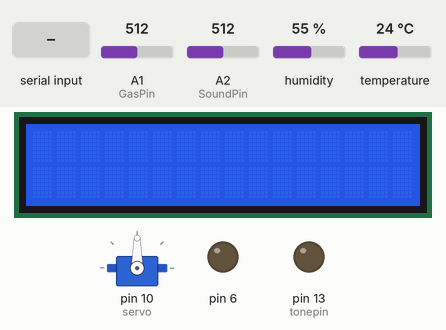
Simulated run of this sketch. Board: Arduino Uno, built with avr-gcc and run on an emulated ATmega328P. Parts: servo, 16×2 character LCD, output pins drawn as LEDs (lit = HIGH). The inputs (shaded band) are chosen by the test bench; at power-on: A1 (GasPin) = 512, A2 (SoundPin) = 512, humidity 55 %, temperature 24 °C. What the sketch prints to the serial monitor is not drawn.

Above: at 1.2 s.
1.3 s: "5\n" received over the second serial link
At 3.4 s:
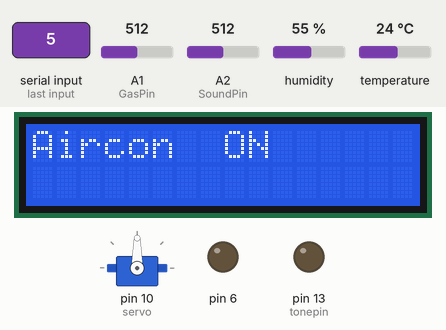
3.7 s: "5\n" received over the second serial link
At 5.5 s:
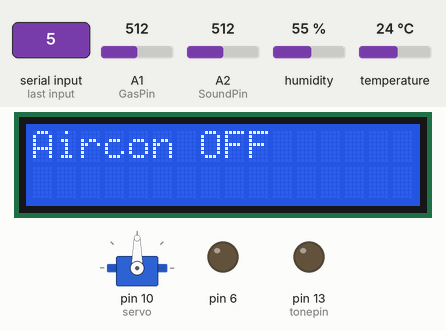
5.8 s: "90,45\n" received over the second serial link
At 10.1 s:
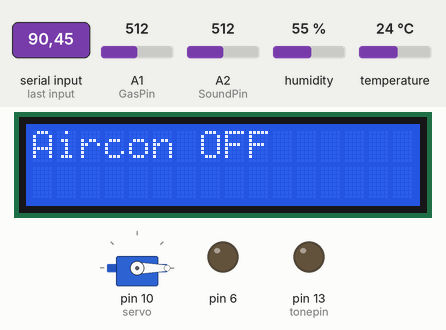
Timing chart, 0 to 25.8 s (numbered marks = the images above; inputs shaded):
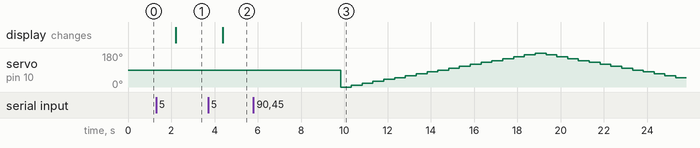

The sketch:

jahyun_final_bt_test.ino
```cpp
#include <Adafruit_Sensor.h>   // dht 라이브러리 오류 방지용
#include <DHT.h> // DHT라이브러리 포함
#include <LiquidCrystal.h>
#include <SoftwareSerial.h>
#include <Servo.h>

#define BT_RXD 7
#define BT_TXD 8
SoftwareSerial bluetooth(BT_RXD, BT_TXD);

byte buffer[1024];  // 데이터 수신 버퍼
int bufferPosition;   // 시리얼 모니터 초기화

Servo servo;

int GasPin = A1;  // MQ7 일산화탄소 센서 데이터 핀 A1 에 연결
int dhtPin = A0; // DHT11 온습도 센서 데이터 핀 A0 에 연결
int SoundPin = A2;  // LM393 소리감지 센서 데이터 핀 A2 에 연결

DHT dht(dhtPin,DHT11);

const int rs = 12, en = 11, d4 = 5, d5 = 4, d6 = 3, d7 = 2;
LiquidCrystal lcd(rs, en, d4, d5, d6, d7);

int temp_alarm = 0;   // 온도 경고 변수
int humi_alarm = 0;   // 습도 경고 변수
int gas_threshold = 65;   // 가스 경고 판단 변수

bool isDangerGas = false;  // 가스 판단?
bool isBabyCry = false;  // 소리 감지 울음 판단?


//Speaker
//음계 설정
#define NOTE_C5  523   //do
#define NOTE_D5  587   //re
#define NOTE_E5  659   //mi
#define NOTE_F5  698   //pa
#define NOTE_G5  784   //sol
#define NOTE_A5  880   //la
#define NOTE_B5  988   //si
#define NOTE_C6  1047  //do

int tonepin = 13;

//3bears
int melody_3bears[] = {
NOTE_C5,NOTE_C5,NOTE_C5,NOTE_C5,NOTE_C5,               //?????
NOTE_E5,NOTE_G5,NOTE_G5,NOTE_E5,NOTE_C5,               //?????
NOTE_G5,NOTE_G5,NOTE_E5,NOTE_G5,NOTE_G5,NOTE_E5,       //??????
NOTE_C5,NOTE_C5,NOTE_C5,                               //???
NOTE_G5,NOTE_G5,NOTE_E5,NOTE_C5,                       //????
NOTE_G5,NOTE_G5,NOTE_G5,                               //???
NOTE_G5,NOTE_G5,NOTE_E5,NOTE_C5,                       //????
NOTE_G5,NOTE_G5,NOTE_G5,                               //???
NOTE_G5,NOTE_G5,NOTE_E5,NOTE_C5,                       //????
NOTE_G5,NOTE_G5,NOTE_G5,NOTE_A5,NOTE_G5,               //?????
NOTE_C6,NOTE_G5,NOTE_C6,NOTE_G5,                       //????
NOTE_E5,NOTE_D5,NOTE_C5                                //???
};
int tempo_3bears[]={
4,8,8,4,4,
4,8,8,4,4,
8,8,4,8,8,4,
4,4,2,
4,4,4,4,
4,4,2,
4,4,4,4,
4,4,2,
4,4,4,4,
8,8,8,8,2,
4,4,4,4,
4,4,2
};

//school bell
int melody_school[]={
NOTE_G5, NOTE_G5, NOTE_A5, NOTE_A5, NOTE_G5, NOTE_G5, NOTE_E5,   //???????
NOTE_G5, NOTE_G5, NOTE_E5, NOTE_E5, NOTE_D5,                     //?????
NOTE_G5, NOTE_G5, NOTE_A5, NOTE_A5, NOTE_G5, NOTE_G5, NOTE_E5,   //???????
NOTE_G5, NOTE_E5, NOTE_D5, NOTE_E5,NOTE_C5                      //?????
};

int tempo_school[]={
  4, 4, 4, 4, 4, 4, 4,
  4, 4, 4, 4, 4,
  4, 4, 4, 4, 4, 4, 4,
  4, 4, 4, 4, 4
  };


//무드등, 에어컨, 가습기 온오프?
bool isOnLight = false;
bool isOnAir = false;
bool isOnHumi = false;


void setup() {
  Serial.begin(9600);
  bluetooth.begin(9600);
  bufferPosition = 0;

  dht.begin();
  pinMode(6, OUTPUT);
  servo.attach(10);
  pinMode(tonepin, OUTPUT);

  pinMode(GasPin, INPUT);
  pinMode(SoundPin, INPUT);
  lcd.begin(16, 2);
}


void loop() {

  int val = 0;


  int temp = dht.readTemperature();  // 온도값 저장
  int humi = dht.readHumidity();  // 습도값 저장
  int gas = analogRead(GasPin);  // 가스값 저장
  int sound = analogRead(SoundPin);

  /* each value means
   * 1. 곰세마리
   * 2. 학교종
   * 3. 무드등 ->8
   * 4. 모빌 ->4    모터는 언제 끌건지 결정해야 합니다
   * 5. LCD 에어컨
   * 6. LCD 가습기
   */

  if (bluetooth.available()) {
    Serial.println("BLUETOOTH IS ON!!!!!!!!!!!!");
    byte data = bluetooth.read();
    val = data - 48;

//play the music
if(val == 1){ //곰세마리 음악 재생
  for (int i = 0; i < 19; i++) {
    int Durations = 1000/tempo_3bears[i];    // calculate sound length
    tone(tonepin, melody_3bears[i], Durations);
    int pauseBetweenNotes = Durations *1.3 ;
    delay(pauseBetweenNotes);
    noTone(tonepin);
  }
}
else if(val==2){  //학교 종이 땡땡땡 음악 재생
  for (int i = 0; i < 24; i++) {
    int Durations = 1000/tempo_school[i];    // calculate sound length
    tone(tonepin, melody_school[i], Durations);
    int pauseBetweenNotes = Durations *1.3 ;
    delay(pauseBetweenNotes);
    noTone(tonepin);
  }
}
else if(val==3){//무드등
  if(isOnLight==false){
    analogWrite(6, 255);
    isOnLight=true;
  }
  else{
    analogWrite(6, 0);
    isOnLight=false;
  }
}else if(val==4){ //모빌
  for(int angle = 0; angle<180; angle+=10){
    servo.write(angle);
    delay(500);
  }
  for(int angle = 180; angle>0; angle-=10){
    servo.write(angle);
    delay(500);
  }
}
else if(val==5){//에어컨
  lcd.setCursor(0,0);
  if(isOnAir==false){
    lcd.print("Aircon  ON");
    isOnAir=true;
  }
  else{
    lcd.print("Aircon OFF");
    isOnAir=false;
  }
}
else if(val==6){//가습기
  lcd.setCursor(0,1);
  if(isOnHumi==false){
    lcd.print("Humi  ON");
    isOnHumi=true;
  }
  else{
    lcd.print("Humi OFF");
    isOnHumi=false;
  }
}
  }

  // 센서 (온습도, 가스, 사운드) 측정
  Serial.print("temp: ");
  Serial.print(temp);
  Serial.print(" , ");
  Serial.print(" humi: ");
  Serial.print(humi);
  Serial.print(" gas: ");
  Serial.print(gas);
  Serial.print(" , ");
  Serial.print(" sound: ");
  Serial.println(sound);


  // 온습도 판별 value 값 의미
  /* 1. 적정
   * 2. 주의
   * 3. 위험
   */

  // 온도 판별
  if(temp<22 || temp>30 ){  // [온도] 22 미만 30 초과  : 3. 위험
    temp_alarm=3;
    }
    else if(temp<24 || temp>28){   // [온도]  22~24 || 28~30  : 2. 주의
    temp_alarm=2;
    }
    else{   // [온도]  24~28 : 1. 적정
      temp_alarm=1;
      }
   Serial.print(" temp_alarm:");
   Serial.println(temp_alarm);

  // 습도 판별
  if(humi<45 || humi>70){  // [습도] 45 미만 70 초과  : 3.위험
    humi_alarm=3;
    }
    else if(humi<50 || humi>60){   // [습도] 45~50 || 60~70  : 2.주의
      humi_alarm=2;
    }
    else{   // [습도] 50~60  : 1.적정
      humi_alarm=1;
      }
   Serial.print("humi_alarm: ");
   Serial.println(humi_alarm);

  // 가스 판별
  if(gas > gas_threshold){
    isDangerGas = true;
    Serial.println("In Danger Of GAS!!!!");  // 위험
  }
  else{
    isDangerGas = false;
    Serial.println("In Safe of GAS~");   // 안전
  }

  // 소리 감지

  if (sound > 35){
    isBabyCry = true;
    Serial.println("Baby Crying!");
  }
  else{
    isBabyCry = false;
    Serial.println("Baby Fine!");
  }

  // LCD
  lcd.setCursor(0,0);
  //lcd.write("Hello");
  delay(1000);

}
```

Measured:
- after the input at 1.3 s, the display: changes after 0.91 s (image 1)
- after the input at 3.7 s, the display: changes after 0.69 s (image 2)
- after the input at 5.8 s, servo on pin 10 (servo): 90° → 0° after 4.0 s, → 10° 0.50 s later, → 20° 0.50 s later, → 30° 0.50 s later, … (32 changes in this stretch)
